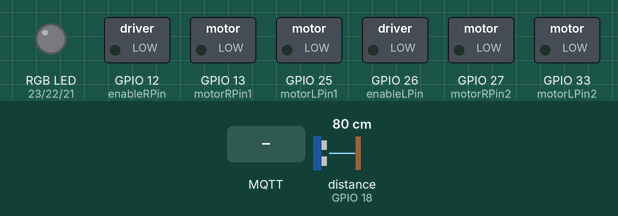
The sketch below on a simulated ESP32. On the bench: switched loads named in the sketch (green lamp = pin HIGH), an RGB LED mixed from three pins (HIGH = lit). Wiring (inferred from the names in the program): ultrasonic range finder: trigger GPIO 5; echo GPIO 18. The inputs (shaded band) are chosen by the test bench; at power-on: distance to the obstacle (sensor on GPIO 18) 80 cm. The echo pulse lasts 58.3 µs per cm; dim RGB values are drawn brighter than linear; WiFi joins after 1.5 s; servers stay silent unless stated; no MQTT or app messages arrive unless stated; pins used as bus, display or sensor lines are not drawn; what the sketch prints to the serial monitor is not drawn.

Above: at 2.7 s.
2.8 s: MQTT message "red" arrives on the first subscribed topic
At 3.1 s:
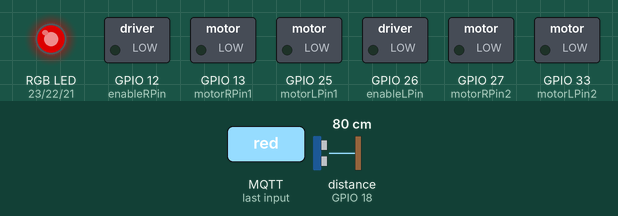
4.3 s: MQTT message "green" arrives on the first subscribed topic
At 5.3 s:
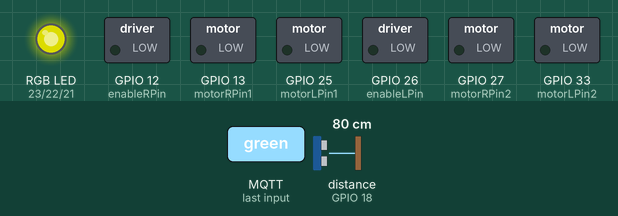
5.8 s: MQTT message "closer" arrives on the first subscribed topic
At 6.5 s:
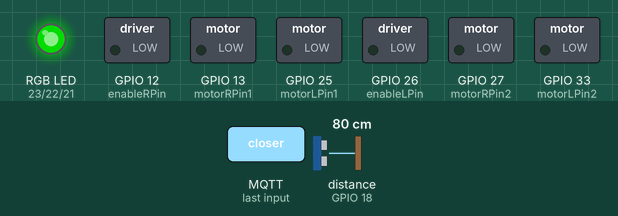
7.3 s: MQTT message "blue" arrives on the first subscribed topic
At 7.7 s:
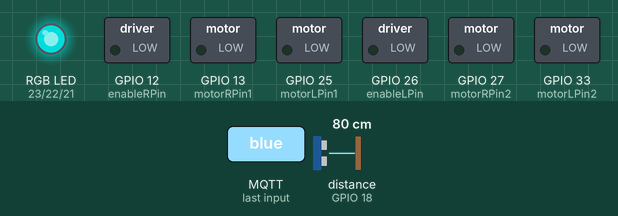
8.8 s: MQTT message "closeg" arrives on the first subscribed topic
At 10.1 s:
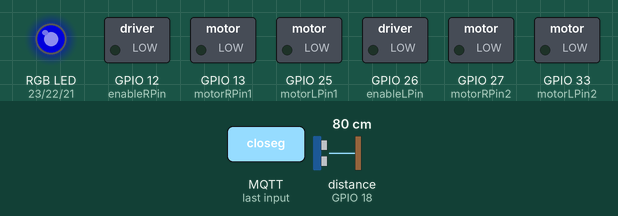
Timing chart, 0 to 11.8 s (numbered marks = the images above; inputs shaded):
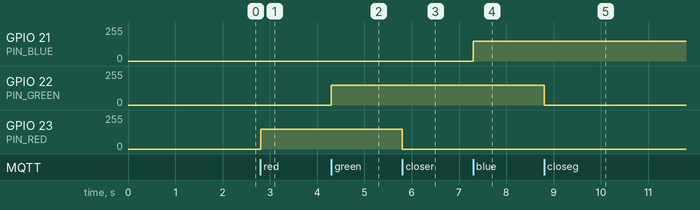

The sketch:

MQTT_Nodered_FRA641.ino
```cpp
#include <WiFi.h>
#include <PubSubClient.h>

//wifi value
const char* ssid = "404 Network Unavailable";
const char* password = "omfgomfg";

//mqtt value
const char* mqtt_server = "broker.mqttdashboard.com";
//const char *mqtt_username = "mqttwatercontrol";
//const char *mqtt_password = "Abc@12345678";
//const int mqtt_port = 8883;

WiFiClient espClient;
PubSubClient client(espClient);

long now = millis();
char text;

// Motor L
int motorRPin1 = 13; // (IN1)
int motorRPin2 = 27; // (IN2)
int enableRPin = 12; // (ENA)
// Motor R
int motorLPin1 = 25;  // (IN3)
int motorLPin2 = 33;  // (IN4)
int enableLPin = 26;  //  (ENB)
const int freq = 50000;
const int pwmChannel = 0;
const int pwmChanne2 = 1;
const int resolution = 8;

long duration ;
long cm = 100;
int output = 0;
int direc = 0;


#define PIN_RED    23 // GIOP23
#define PIN_GREEN  22 // GIOP22
#define PIN_BLUE   21 // GIOP21

const int freqcolor = 255;
const int ledChannelR = 2;
const int ledChannelG = 3;
const int ledChannelB = 4;
const int resolutioncolor = 8;

////ultrasonic////
const int pingPin = 5;
int inPin = 18;


void setup_wifi() {
  delay(10);
  // We start by connecting to a WiFi network
  Serial.println();
  Serial.print("Connecting to ");
  Serial.println(ssid);
  WiFi.begin(ssid, password);
  while (WiFi.status() != WL_CONNECTED) {
    delay(500);
    Serial.print(".");
  }
  Serial.println("");
  Serial.print("WiFi connected - ESP IP address: ");
  Serial.println(WiFi.localIP());
}


void callback(String topic, byte* message, unsigned int length) {

  Serial.print("Message arrived on topic: ");
  Serial.print(topic);
  Serial.print(". Message: ");
  String messageTemp;

  for (int i = 0; i < length; i++) {
    Serial.print((char)message[i]);
    messageTemp += (char)message[i];
  }
  Serial.println();
  if (topic == "device/led") {
    if (messageTemp == "red") {
      Serial.print("text :");
      Serial.println("led red");
      ledcWrite(ledChannelR,   150);
    }
    else if (messageTemp == "closer") {
      Serial.print("text :");
      Serial.println("close red");
      ledcWrite(ledChannelR,   0);
    }
    else if (messageTemp == "green") {
      Serial.print("text :");
      Serial.println("led green");
      ledcWrite(ledChannelG, 150);
    }
    else if (messageTemp == "closeg") {
      Serial.print("text :");
      Serial.println("close green");
      ledcWrite(ledChannelG, 0);
    }
    else if (messageTemp == "blue") {
      Serial.print("text :");
      Serial.println("led blue");
      ledcWrite(ledChannelB,  150);
    }
    else if (messageTemp == "closeb") {
      Serial.print("text :");
      Serial.println("close blue");
      ledcWrite(ledChannelB,  0);
    }
  }
  else if (topic == "device/car") {
    if (messageTemp == "run") {
      Serial.print("text :");
      Serial.println("run");
      output = 1;
      direc = 1;
      /*   digitalWrite(motorRPin1, HIGH);
         digitalWrite(motorRPin2, LOW);
         ledcWrite(pwmChannel, 255);
         digitalWrite(motorLPin1, LOW);
         digitalWrite(motorLPin2, HIGH);
         ledcWrite(pwmChanne2, 255);*/
    }

    else if (messageTemp == "back") {
      Serial.print("text :");
      Serial.println("back");
      output = 2;
      direc = 1;
      /* digitalWrite(motorRPin1, LOW);
        digitalWrite(motorRPin2, HIGH);
        ledcWrite(pwmChannel, 255);
        digitalWrite(motorLPin1, HIGH);
        digitalWrite(motorLPin2, LOW);
        ledcWrite(pwmChanne2, 255);*/
    }
    else if (messageTemp == "left") {
      Serial.print("text :");
      Serial.println("left");
      output = 3;
      direc = 1;
      /* digitalWrite(motorRPin1, LOW);
        digitalWrite(motorRPin2, HIGH);
        ledcWrite(pwmChannel, 255);
        digitalWrite(motorLPin1, LOW);
        digitalWrite(motorLPin2, HIGH);
        ledcWrite(pwmChanne2, 255);*/
    }
    else if (messageTemp == "right") {
      Serial.print("text :");
      Serial.println("right");
      output = 4;
      direc = 1;
      /* digitalWrite(motorRPin1, HIGH);
        digitalWrite(motorRPin2, LOW);
        ledcWrite(pwmChannel, 255);
        digitalWrite(motorLPin1, HIGH);
        digitalWrite(motorLPin2, LOW);
        ledcWrite(pwmChanne2, 255);*/
    }
    else if (messageTemp == "stop") {
      Serial.print("text :");
      Serial.println("stop");
      output = 0;
      direc = 1;
      /* digitalWrite(motorRPin1, LOW);
        digitalWrite(motorRPin2, LOW);
        ledcWrite(pwmChannel, 0);
        digitalWrite(motorLPin1, LOW);
        digitalWrite(motorLPin2, LOW);
        ledcWrite(pwmChanne2, 0);*/
    }
  }

}

void reconnect() {
  // Loop until we're reconnected
  while (!client.connected()) {
    String client_id = "clientId-ZvVAsLBrVd";
    client_id += String(WiFi.macAddress());
    Serial.printf("The client %s connects to the public mqtt broker\n", client_id.c_str());
    if (client.connect(client_id.c_str())) {
      // if (client.connect(client_id.c_str(), mqtt_username, mqtt_password)) {
      Serial.println("Public emqx mqtt broker connected");
      client.subscribe("device/led");
      client.subscribe("device/car");
    } else {
      Serial.print("failed, rc=");
      Serial.print(client.state());
      Serial.println(" try again in 5 seconds");
      // Wait 5 seconds before retrying
      delay(5000);
    }
  }
}


void setup() {


  pinMode(motorRPin1, OUTPUT);
  pinMode(motorRPin2, OUTPUT);
  pinMode(enableRPin, OUTPUT);
  ledcSetup(pwmChannel, freq, resolution);
  ledcAttachPin(enableRPin, pwmChannel);

  pinMode(motorLPin1, OUTPUT);
  pinMode(motorLPin2, OUTPUT);
  pinMode(enableLPin, OUTPUT);
  ledcSetup(pwmChanne2, freq, resolution);
  ledcAttachPin(enableLPin, pwmChanne2);


  ledcSetup(ledChannelR, freqcolor, resolutioncolor);
  ledcSetup(ledChannelG, freqcolor, resolutioncolor);
  ledcSetup(ledChannelB, freqcolor, resolutioncolor);

  ledcAttachPin(PIN_RED, ledChannelR);
  ledcAttachPin(PIN_GREEN, ledChannelG);
  ledcAttachPin(PIN_BLUE, ledChannelB);

  pinMode(PIN_RED,   OUTPUT);
  pinMode(PIN_GREEN, OUTPUT);
  pinMode(PIN_BLUE,  OUTPUT);


  Serial.begin(115200);
  setup_wifi();
  client.setServer(mqtt_server, 1883);
  client.setCallback(callback);
}

// For this project, you don't need to change anything in the loop function. Basically it ensures that you ESP is connected to your broker
void loop() {
  long cm = 100;
  if (!client.connected()) {
    reconnect();
  }
  if (!client.loop())
    client.connect("ESP8266Client");

  now = millis();
  // Publishes new temperature and humidity every 30 seconds
  if (Serial.available() > 0) { //ตรวจสอบว่ามีข้อมูลเข้ามาหรือไม่
    text = Serial.read();
    Serial.print("DEC:");
    Serial.println(text);
    delay(100);
    if (text == 65) {
      client.publish("device/sensor", "oloLee");
    }
    if (text == 66) {
      client.publish("device/car", "back");
    }

  }

  pinMode(pingPin, OUTPUT);
  pinMode(inPin, INPUT);


  digitalWrite(pingPin, LOW);
  delayMicroseconds(2);
  digitalWrite(pingPin, HIGH);
  delayMicroseconds(5);
  digitalWrite(pingPin, LOW);

  duration = pulseIn(inPin, HIGH);

  cm = microsecondsToCentimeters(duration);
  static char cm2[7];
  dtostrf(cm, 6, 2, cm2);
  /*  Serial.print("cm :  ");
    Serial.println(cm2);*/
  client.publish("device/sensor", cm2);


  if (output == 0) {
    Serial.println("หยุด");
    digitalWrite(motorRPin1, LOW);
    digitalWrite(motorRPin2, LOW);
    ledcWrite(pwmChannel, 0);
    digitalWrite(motorLPin1, LOW);
    digitalWrite(motorLPin2, LOW);
    ledcWrite(pwmChanne2, 0);
  }
  else if (output == 1 ) {
    digitalWrite(motorRPin1, HIGH);
    digitalWrite(motorRPin2, LOW);
    ledcWrite(pwmChannel, 255);
    digitalWrite(motorLPin1, LOW);
    digitalWrite(motorLPin2, HIGH);
    ledcWrite(pwmChanne2, 255);
  }
  else if (output == 2 ) {
    Serial.println("ถอย");
    digitalWrite(motorRPin1, LOW);
    digitalWrite(motorRPin2, HIGH);
    ledcWrite(pwmChannel, 200);
    digitalWrite(motorLPin1, HIGH);
    digitalWrite(motorLPin2, LOW);
    ledcWrite(pwmChanne2, 200);
  }
  else  if (output == 3 ) {
    Serial.println("เลี้ยวซ้าย");
    digitalWrite(motorRPin1, LOW);
    digitalWrite(motorRPin2, HIGH);
    ledcWrite(pwmChannel, 150);
    digitalWrite(motorLPin1, LOW);
    digitalWrite(motorLPin2, HIGH);
    ledcWrite(pwmChanne2, 150);
  }
  else if (output == 4 ) {
    Serial.println("เลี้ยวขวา");
    digitalWrite(motorRPin1, HIGH);
    digitalWrite(motorRPin2, LOW);
    ledcWrite(pwmChannel, 150);
    digitalWrite(motorLPin1, HIGH);
    digitalWrite(motorLPin2, LOW);
    ledcWrite(pwmChanne2, 150);
    //}

  }
}

long microsecondsToCentimeters(long microseconds)
{
  return microseconds / 29 / 2;
}
```

Measured:
- after the input at 2.8 s, GPIO 23 (PIN_RED): 0/255 → 149/255 at once
- after the input at 4.3 s, GPIO 22 (PIN_GREEN): 0/255 → 149/255 at once
- after the input at 5.8 s, GPIO 23 (PIN_RED): 149/255 → 0/255 at once
- after the input at 7.3 s, GPIO 21 (PIN_BLUE): 0/255 → 149/255 at once
- after the input at 8.8 s, GPIO 22 (PIN_GREEN): 149/255 → 0/255 at once
